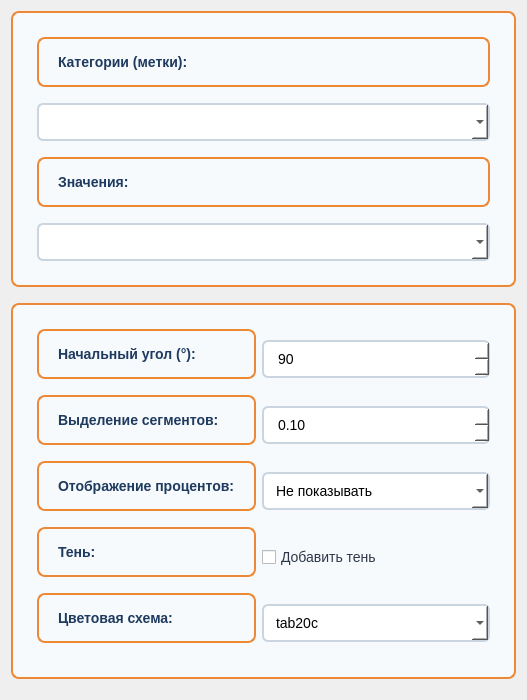
              <widget class="QWidget" name="scrollAreaWidgetContents_pie">
               <layout class="QVBoxLayout" name="verticalLayout_pie_scroll">
                <!-- Data Selection -->
                <item>
                 <widget class="QFrame" name="pie_data_frame">
                  <property name="styleSheet">
                   <string notr="true">QFrame {
    background-color: #f7fafc;
    border: 2px solid #ed8936;
    border-radius: 8px;
    padding: 15px;
    margin-bottom: 10px;
}</string>
                  </property>
                  <layout class="QVBoxLayout" name="verticalLayout_pie_data">
                   <item>
                    <widget class="QLabel" name="label_pie_labels">
                     <property name="styleSheet">
                      <string notr="true">color: #1e3a5f;
font-size: 14px;
font-weight: bold;</string>
                     </property>
                     <property name="text">
                      <string>Категории (метки):</string>
                     </property>
                    </widget>
                   </item>
                   <item>
                    <widget class="QComboBox" name="pie_labels_combo">
                     <property name="styleSheet">
                      <string notr="true">QComboBox {
    background-color: white;
    border: 2px solid #cbd5e0;
    border-radius: 6px;
    padding: 8px 12px;
    font-size: 14px;
}</string>
                     </property>
                    </widget>
                   </item>
                   <item>
                    <widget class="QLabel" name="label_pie_values">
                     <property name="styleSheet">
                      <string notr="true">color: #1e3a5f;
font-size: 14px;
font-weight: bold;
margin-top: 10px;</string>
                     </property>
                     <property name="text">
                      <string>Значения:</string>
                     </property>
                    </widget>
                   </item>
                   <item>
                    <widget class="QComboBox" name="pie_values_combo">
                     <property name="styleSheet">
                      <string notr="true">QComboBox {
    background-color: white;
    border: 2px solid #cbd5e0;
    border-radius: 6px;
    padding: 8px 12px;
    font-size: 14px;
}</string>
                     </property>
                    </widget>
                   </item>
                  </layout>
                 </widget>
                </item>

                <!-- Style Settings -->
                <item>
                 <widget class="QFrame" name="pie_style_frame">
                  <property name="styleSheet">
                   <string notr="true">QFrame {
    background-color: #f7fafc;
    border: 2px solid #ed8936;
    border-radius: 8px;
    padding: 15px;
    margin-bottom: 10px;
}</string>
                  </property>
                  <layout class="QGridLayout" name="gridLayout_pie_style">
                   <item row="0" column="0">
                    <widget class="QLabel" name="label_pie_start_angle">
                     <property name="styleSheet">
                      <string notr="true">color: #1e3a5f;
font-size: 14px;
font-weight: bold;</string>
                     </property>
                     <property name="text">
                      <string>Начальный угол (°):</string>
                     </property>
                    </widget>
                   </item>
                   <item row="0" column="1">
                    <widget class="QSpinBox" name="pie_start_angle_spin">
                     <property name="styleSheet">
                      <string notr="true">QSpinBox {
    background-color: white;
    border: 2px solid #cbd5e0;
    border-radius: 6px;
    padding: 8px 12px;
    font-size: 14px;
    min-width: 100px;
}</string>
                     </property>
                     <property name="minimum">
                      <number>0</number>
                     </property>
                     <property name="maximum">
                      <number>360</number>
                     </property>
                     <property name="value">
                      <number>90</number>
                     </property>
                    </widget>
                   </item>
                   <item row="1" column="0">
                    <widget class="QLabel" name="label_pie_explode">
                     <property name="styleSheet">
                      <string notr="true">color: #1e3a5f;
font-size: 14px;
font-weight: bold;</string>
                     </property>
                     <property name="text">
                      <string>Выделение сегментов:</string>
                     </property>
                    </widget>
                   </item>
                   <item row="1" column="1">
                    <widget class="QDoubleSpinBox" name="pie_explode_spin">
                     <property name="styleSheet">
                      <string notr="true">QDoubleSpinBox {
    background-color: white;
    border: 2px solid #cbd5e0;
    border-radius: 6px;
    padding: 8px 12px;
    font-size: 14px;
    min-width: 100px;
}</string>
                     </property>
                     <property name="minimum">
                      <double>0.0</double>
                     </property>
                     <property name="maximum">
                      <double>0.5</double>
                     </property>
                     <property name="singleStep">
                      <double>0.05</double>
                     </property>
                     <property name="value">
                      <double>0.1</double>
                     </property>
                     <property name="toolTip">
                      <string>Величина выделения сегментов (0 = без выделения)</string>
                     </property>
                    </widget>
                   </item>
                   <item row="2" column="0">
                    <widget class="QLabel" name="label_pie_autopct">
                     <property name="styleSheet">
                      <string notr="true">color: #1e3a5f;
font-size: 14px;
font-weight: bold;</string>
                     </property>
                     <property name="text">
                      <string>Отображение процентов:</string>
                     </property>
                    </widget>
                   </item>
                   <item row="2" column="1">
                    <widget class="QComboBox" name="pie_autopct_combo">
                     <property name="styleSheet">
                      <string notr="true">QComboBox {
    background-color: white;
    border: 2px solid #cbd5e0;
    border-radius: 6px;
    padding: 8px 12px;
    font-size: 14px;
    min-width: 150px;
}</string>
                     </property>
                     <item>
                      <property name="text">
                       <string>Не показывать</string>
                      </property>
                     </item>
                     <item>
                      <property name="text">
                       <string>%1.1f%% (с одним знаком)</string>
                      </property>
                     </item>
                     <item>
                      <property name="text">
                       <string>%1.2f%% (с двумя знаками)</string>
                      </property>
                     </item>
                     <item>
                      <property name="text">
                       <string>%d%% (целые числа)</string>
                      </property>
                     </item>
                    </widget>
                   </item>
                   <item row="3" column="0">
                    <widget class="QLabel" name="label_pie_shadow">
                     <property name="styleSheet">
                      <string notr="true">color: #1e3a5f;
font-size: 14px;
font-weight: bold;</string>
                     </property>
                     <property name="text">
                      <string>Тень:</string>
                     </property>
                    </widget>
                   </item>
                   <item row="3" column="1">
                    <widget class="QCheckBox" name="pie_shadow_checkbox">
                     <property name="styleSheet">
                      <string notr="true">QCheckBox {
    font-size: 14px;
    color: #2d3748;
}</string>
                     </property>
                     <property name="text">
                      <string>Добавить тень</string>
                     </property>
                     <property name="checked">
                      <bool>false</bool>
                     </property>
                    </widget>
                   </item>
                   <item row="4" column="0">
                    <widget class="QLabel" name="label_pie_colormap">
                     <property name="styleSheet">
                      <string notr="true">color: #1e3a5f;
font-size: 14px;
font-weight: bold;</string>
                     </property>
                     <property name="text">
                      <string>Цветовая схема:</string>
                     </property>
                    </widget>
                   </item>
                   <item row="4" column="1">
                    <widget class="QComboBox" name="pie_colormap_combo">
                     <property name="styleSheet">
                      <string notr="true">QComboBox {
    background-color: white;
    border: 2px solid #cbd5e0;
    border-radius: 6px;
    padding: 8px 12px;
    font-size: 14px;
    min-width: 150px;
}</string>
                     </property>
                     <item>
                      <property name="text">
                       <string>tab20c</string>
                      </property>
                     </item>
                     <item>
                      <property name="text">
                       <string>Set3</string>
                      </property>
                     </item>
                     <item>
                      <property name="text">
                       <string>Set2</string>
                      </property>
                     </item>
                     <item>
                      <property name="text">
                       <string>Pastel1</string>
                      </property>
                     </item>
                     <item>
                      <property name="text">
                       <string>viridis</string>
                      </property>
                     </item>
                    </widget>
                   </item>
                  </layout>
                 </widget>
                </item>
               </layout>
              </widget>
